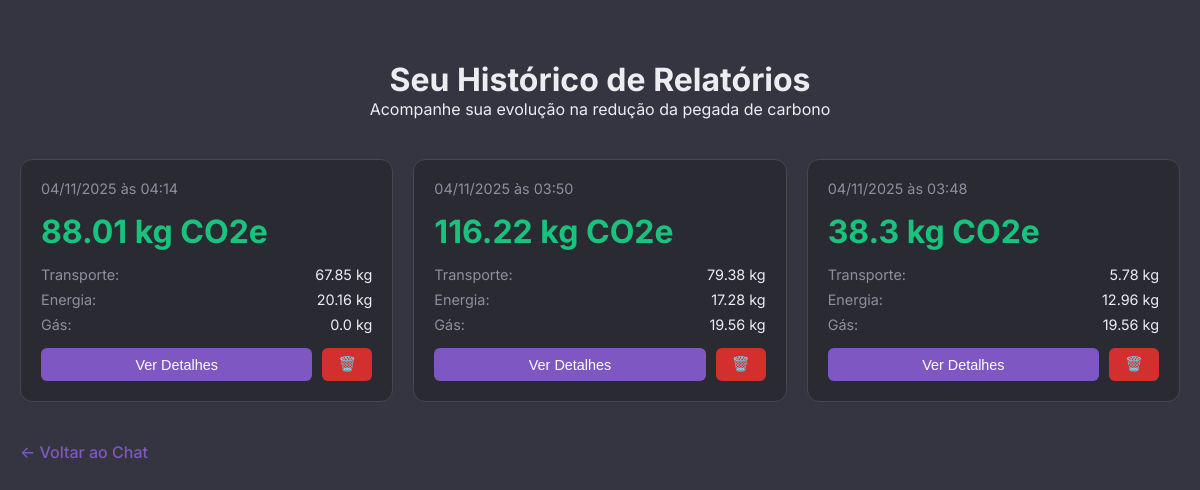
Screenshot of /history (signed in) with the database file from the repository.
### src/models.py (models this page shows, shortened)
class Report(db.Model):
    __tablename__ = 'reports'
    id = db.Column(db.Integer, primary_key=True)
    user_id = db.Column(db.Integer, db.ForeignKey('users.id'), nullable=False)
    created_at = db.Column(db.DateTime, default=datetime.utcnow)
    km_carro = db.Column(db.Float, nullable=True)
    tipo_combustivel = db.Column(db.String(20), nullable=True)
    km_onibus = db.Column(db.Float, nullable=True)
    kwh_eletricidade = db.Column(db.Float, nullable=True)
    kg_gas_glp = db.Column(db.Float, nullable=True)
    total_kg_co2e = db.Column(db.Float, nullable=False)
    transporte_kg_co2e = db.Column(db.Float, default=0.0)
    energia_eletrica_kg_co2e = db.Column(db.Float, default=0.0)
    gas_cozinha_kg_co2e = db.Column(db.Float, default=0.0)
    narrative_report = db.Column(db.Text, nullable=True)

### routes/report_routes.py (the view)
@routes.route('/history')
@login_required
def view_history():
    reports = Report.query.filter_by(user_id=current_user.id).order_by(Report.created_at.desc()).all()
    return render_template('history.html', reports=reports)

### templates/history.html (shortened to what this page needs)
<!DOCTYPE html>
<html lang="pt-BR">
<head>
    <link rel="stylesheet" href="{{ url_for('static', filename='style.css') }}">
</head>
<body>
    <div class="history-container">
        <header class="history-header">
            <h1>Seu Histórico de Relatórios</h1>
            <p>Acompanhe sua evolução na redução da pegada de carbono</p>
        </header>
        {% if reports %}
        <div class="reports-grid">
            {% for report in reports %}
            <div class="report-card">
                <div class="report-date">{{ report.created_at.strftime('%d/%m/%Y às %H:%M') }}</div>
                <div class="report-total">{{ report.total_kg_co2e }} kg CO2e</div>
                <div class="report-breakdown">
                    <div class="breakdown-item">
                        <span class="breakdown-label">Transporte:</span>
                        <span>{{ report.transporte_kg_co2e }} kg</span>
                    </div>
                    <div class="breakdown-item">
                        <span class="breakdown-label">Energia:</span>
                        <span>{{ report.energia_eletrica_kg_co2e }} kg</span>
                    </div>
                    <div class="breakdown-item">
                        <span class="breakdown-label">Gás:</span>
                        <span>{{ report.gas_cozinha_kg_co2e }} kg</span>
                    </div>
                </div>
                <div class="report-actions">
                    <button class="btn btn-view" data-report-id="{{ report.id }}">Ver Detalhes</button>
                    <button class="btn btn-delete" data-report-id="{{ report.id }}">🗑️</button>
                </div>
            </div>
            {% endfor %}
        </div>
        {% else %}
        <div class="empty-state">
            <h2>Nenhum relatório encontrado</h2>
            <p>Comece uma conversa com a Dalva para gerar seu primeiro relatório!</p>
        </div>
        {% endif %}
        <a href="/" class="back-link">← Voltar ao Chat</a>
    </div>
</body>
</html>

### static/style.css (style rules this page uses)
* { margin: 0; padding: 0; box-sizing: border-box; }
:root { --bg-primary: #343541; --bg-secondary: #2a2b32; --bg-tertiary: #444654; --text-primary: #ececf1; --text-secondary: #8e8ea0; --accent-purple: #7e57c2; --accent-green: #19c37d; --accent-red: #d32f2f; --accent-yellow: #fbc02d; }
body { font-family: 'Inter', -apple-system, BlinkMacSystemFont, 'Segoe UI', sans-serif; margin: 0; padding: 0; background-color: var(--bg-primary); color: var(--text-primary); overflow-x: hidden; }
.back-link { display: inline-block; margin-top: 20px; color: var(--accent-purple); text-decoration: none; font-weight: 500; }
.history-container { max-width: 1200px; margin: 40px auto; padding: 20px; }
.history-header { text-align: center; margin-bottom: 40px; color: var(--text-primary); }
.reports-grid { display: grid; grid-template-columns: repeat(auto-fill, minmax(300px, 1fr)); gap: 20px; margin-bottom: 20px; }
.report-card { background: var(--bg-secondary); border-radius: 12px; padding: 20px; border: 1px solid var(--bg-tertiary); transition: transform 0.2s, box-shadow 0.2s; cursor: pointer; }
.report-date { color: var(--text-secondary); font-size: 0.9rem; margin-bottom: 10px; }
.report-total { font-size: 2rem; font-weight: bold; color: var(--accent-green); margin: 15px 0; }
.report-breakdown { display: flex; flex-direction: column; gap: 8px; margin: 15px 0; }
.breakdown-item { display: flex; justify-content: space-between; color: var(--text-primary); font-size: 0.9rem; }
.breakdown-label { color: var(--text-secondary); }
.report-actions { display: flex; gap: 10px; margin-top: 15px; }
.btn { padding: 8px 16px; border: none; border-radius: 6px; cursor: pointer; font-size: 0.9rem; transition: opacity 0.2s; }
.btn-view { background: var(--accent-purple); color: white; flex: 1; }
.btn-delete { background: var(--accent-red); color: white; }
.btn-delete { background: var(--accent-red); color: white; padding: 8px 20px; border: none; border-radius: 6px; cursor: pointer; font-size: 0.9rem; }

### templates/history.html (style rules this page uses)
.history-container { max-width: 1200px; margin: 40px auto; padding: 20px; }
.history-header { text-align: center; margin-bottom: 40px; color: #ececf1; }
.reports-grid { display: grid; grid-template-columns: repeat(auto-fill, minmax(300px, 1fr)); gap: 20px; margin-bottom: 20px; }
.report-card { background: #2a2b32; border-radius: 12px; padding: 20px; border: 1px solid #444654; transition: transform 0.2s, box-shadow 0.2s; cursor: pointer; }
.report-date { color: #8e8ea0; font-size: 0.9rem; margin-bottom: 10px; }
.report-total { font-size: 2rem; font-weight: bold; color: #19c37d; margin: 15px 0; }
.report-breakdown { display: flex; flex-direction: column; gap: 8px; margin: 15px 0; }
.breakdown-item { display: flex; justify-content: space-between; color: #ececf1; font-size: 0.9rem; }
.breakdown-label { color: #8e8ea0; }
.report-actions { display: flex; gap: 10px; margin-top: 15px; }
.btn { padding: 8px 16px; border: none; border-radius: 6px; cursor: pointer; font-size: 0.9rem; transition: opacity 0.2s; }
.btn-view { background: #7e57c2; color: white; flex: 1; }
.btn-delete { background: #d32f2f; color: white; }
.back-link { display: inline-block; margin-top: 20px; color: #7e57c2; text-decoration: none; font-weight: 500; }

### rows the page displays
Report: created_at "04/11/2025 às 04:14", total_kg_co2e "88.01", transporte_kg_co2e "67.85", energia_eletrica_kg_co2e "20.16", gas_cozinha_kg_co2e "0.0"
Report: created_at "04/11/2025 às 03:50", total_kg_co2e "116.22", transporte_kg_co2e "79.38", energia_eletrica_kg_co2e "17.28", gas_cozinha_kg_co2e "19.56"
Report: created_at "04/11/2025 às 03:48", total_kg_co2e "38.3", transporte_kg_co2e "5.78", energia_eletrica_kg_co2e "12.96", gas_cozinha_kg_co2e "19.56"
